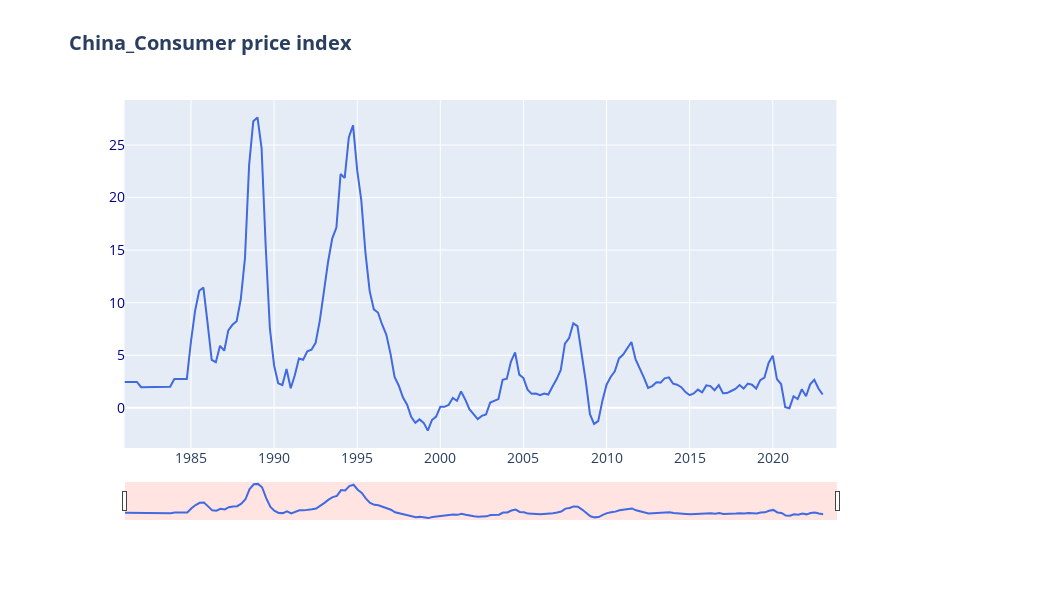

Write notebook code for a chart like this one.
### Code cell
fig1(x1,y1,name1,'s', '',height=600,width=1050)

### Figure 1 — Plotly figure (JSON) as saved in the notebook; plotly's stock layout.template omitted (floating-point values rounded to 4 significant figures; data arrays with more than 128 entries replaced by an {"elided": "..."} marker saying what was removed)
{"data": [{"line": {"color": "royalblue", "width": 2}, "mode": "lines", "name": "China_Consumer price index", "type": "scatter", "x": {"elided": "172 str values"}, "y": {"elided": "169 float values"}, "yaxis": "y"}], "layout": {"autosize": true, "bargap": 0.15, "bargroupgap": 0.2, "font": {"size": 14}, "height": 600, "title": {"text": "<b>China_Consumer price index<b>", "x": 0.2, "xanchor": "center", "y": 0.94, "yanchor": "top"}, "width": 1050, "xaxis": {"domain": [0.05, 0.85], "range": ["1981-01-01T00:00:00", "2023-11-01T00:00:00"], "rangeselector": {"buttons": [{"count": 2, "label": "2y", "step": "year", "stepmode": "backward"}, {"count": 3, "label": "3y", "step": "year", "stepmode": "backward"}, {"count": 4, "label": "4y", "step": "year", "stepmode": "backward"}, {"count": 5, "label": "4y", "step": "year", "stepmode": "backward"}, {"step": "all"}]}, "rangeslider": {"autorange": false, "bgcolor": "rgb(255,228,225)", "range": ["1981-01-01T00:00:00", "2023-11-01T00:00:00"], "thickness": 0.09, "visible": true}, "title": {"text": ""}, "type": "date"}, "yaxis": {"position": 0.05, "showtickprefix": "first", "side": "left", "tickfont": {"color": "#00008b"}, "title": {"font": {"color": "#00008b"}, "standoff": 10, "text": ""}}}}
